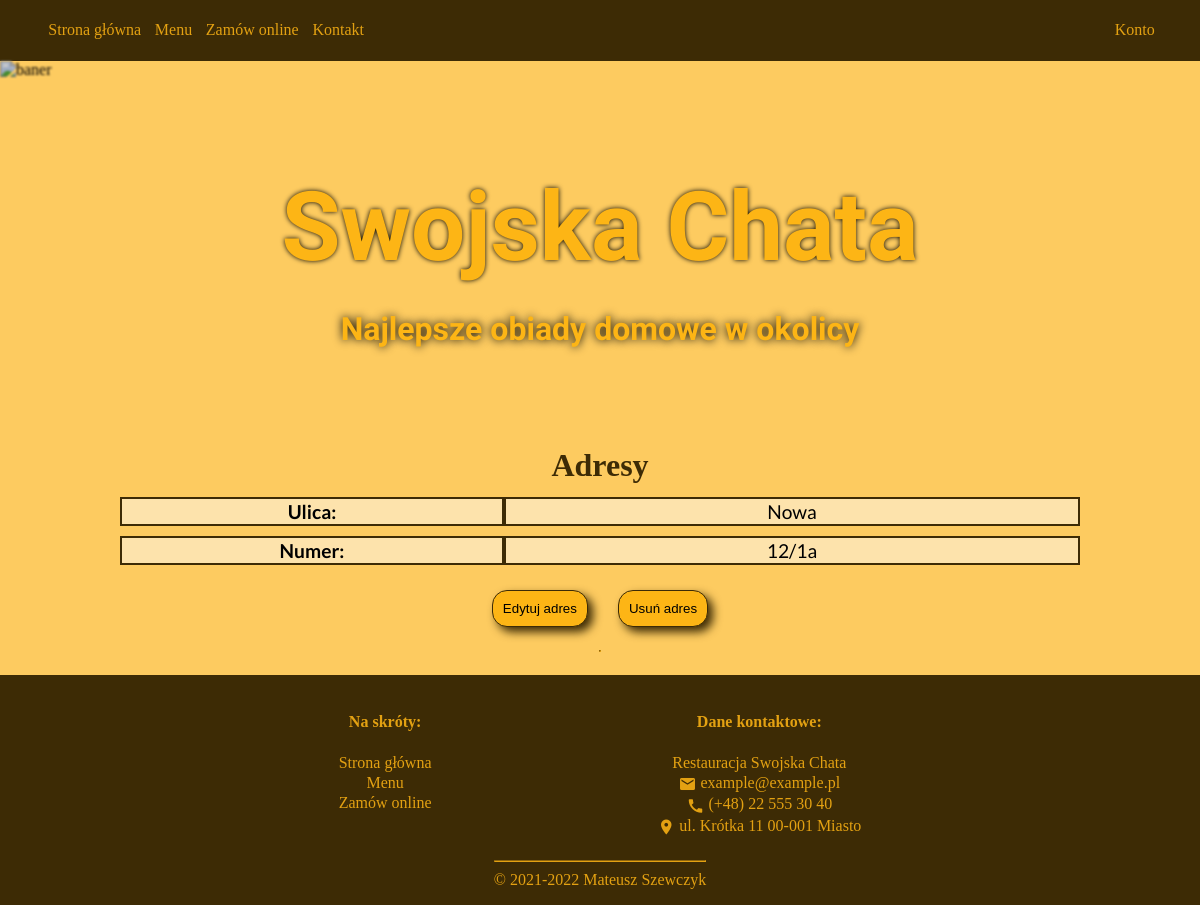
Page /panel.php?form=Konto&card=addresses (signed in) on the committed database.
### tables this page shows
CREATE TABLE `adres` (
  `ID` int(11) NOT NULL,
  `user_ID` int(11) NOT NULL,
  `ulica` varchar(100) NOT NULL,
  `numer` varchar(6) NOT NULL
);

### classes/Database.php (called while the page is built, shortened)
<?php
  class Database
  {
    private $mysqli;
    function __construct($server, $user, $passwd, $base)
    {
      $this->mysqli = new mysqli($server, $user, $passwd, $base);
    }
    public function select($sql, $fields) {
        $content = array();
        if ($result = $this->mysqli->query($sql)) {
            $count_fields = count($fields);
            $j = 0;
            $content = array();
            while ($row = $result->fetch_object()) {
                $content[] = array();
                for ($i = 0; $i < $count_fields; $i++) {
                    $p = $fields[$i];
                    $q = $row->$p;
                    $content[$j] += [$p => $q];
                }
                $j++;
            }
        }
        return $content;
    }
  }
?>

### classes/Manager.php (the view, shortened to what this page needs)
<?php
  class Manager extends UserLogged
  {
    protected $userID = 0;
    public function authorization(){
      $user = unserialize($_SESSION['userID']);
      $this->userID = $user->userID;
    }
      ?>
      <?php
    public function addresses($db, $uid){
      $sql = "SELECT `ID`, `user_ID`, `ulica`, `numer` FROM `adres` WHERE `user_ID` = $uid";
      $fields = ['ID','ulica','numer'];
      $result = array();
      $is_error = false;
      try{
        if($db->select($sql, $fields) != 0){
            $result = $db->select($sql, $fields);
        }
        else{
            throw new Exception();
        }
      }
      catch (Exception | mysqli_sql_exception $exception){
          $db->rollback();
          $is_error = true;
          echo "Błąd dostępu do bazy danych";
      }
      $labels = [
        'ulica' => 'Ulica',
        'numer' => 'Numer'
      ];
      if(!$is_error){
        foreach ($result as $key => $val){
            echo "<table id='{$val['ID']}' class='menu_cat'>";
            if($key === 0){
              echo '<caption>Adresy</caption>';
            }
            echo "<tbody>";
            foreach ($val as $k => $value) {
              if($k !== 'ID'){
                echo '<tr>';
                echo '<td class="labels"><b>'.$labels[$k].':</b> </td>';
                echo '<td>'.$value.'</td>';
                echo '</tr>';
              }
            }
            echo '</tbody>';
            echo "</table>";
            echo '<span><button type="button" name="edit" id="edit" onclick="location.href=\'panel.php?form=Konto&card=addresses&edit='.$val['ID'].'\'">Edytuj adres</button>';
            echo '<button type="button" name="delete" id="delete" onclick="location.href=\'panel.php?form=Konto&card=addresses&delete='.$val['ID'].'\'">Usuń adres</button></span>';
            echo "<hr />";
        }
      }
    }
        ?>
      <?php
    public function show($db){
      $uid = $this->userID;
      if($uid > 0){
        if(isset($_GET['card'])){
          $card = $_GET['card'];
          switch ($card) {
            case 'addresses':
              $this->addresses($db, $uid);
              break;
          }
        }
        else{
          $this->main($db, $uid);
        }
      }
    }
  }
?>

### css/style.css (style rules this page uses)
body { background-color: #FDCB60; margin: 0; box-sizing: border-box; min-height: 100vh; }
body, header { display: flex; flex-direction: column; }
hr { border-color: #E3A112; }

### css/form.css (style rules this page uses)
button, input[type="submit"], input[type="reset"] { margin: 15px; padding: 10px; background-color: #FDB515; border: 1px solid #3D2B05 !important; border-radius: 15px; box-shadow: 5px 5px 10px #3D2B05; }

### css/menu.css (style rules this page uses)
table { border-spacing: 0 10px; width: 80%; height: auto; }
td { border: 2px solid #3D2B05;; text-align: center; background-color: #FDE3AC; font-family: 'Lato', sans-serif; font-size: 120%; }
.labels { width: 40%; }
caption { font-size: 2em; margin-top: 0.83em; margin-bottom: 0.10em; margin-left: 0; margin-right: 0; font-weight: bold; color: #3D2B05; }

### rows in the picture
adres: k "Ulica", ulica "Nowa", k "Numer", numer "12/1a"
